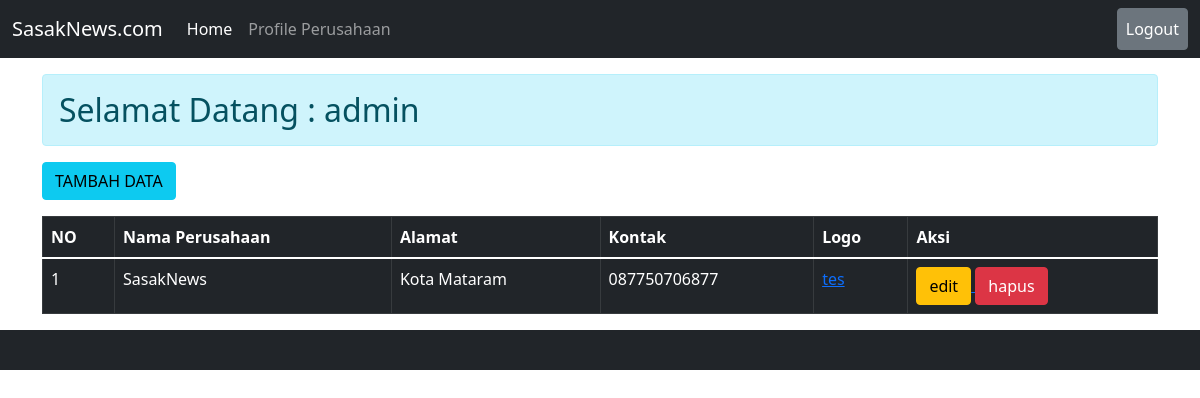
The page /admin/profil.php (signed in) on the database its author committed.
### tables this page shows
CREATE TABLE `tbl_profil_perusahaan` (
  `id_perusahaan` int(11) NOT NULL,
  `nama_perusahaan` varchar(255) NOT NULL,
  `alamat` text NOT NULL,
  `kontak` varchar(255) NOT NULL,
  `logo` varchar(255) NOT NULL
);

### admin/profil.php (the view, shortened to what this page needs)
<!DOCTYPE html>
<html lang="id">
<?php include 'layout/head.php'; ?>
<?php include 'layout/navbar.php'; ?>
<body>
    <div class="container">
        <h2 class="alert alert-info mt-3">Selamat Datang : <?php echo $_SESSION['nama']; ?></h2>
        <a href="tambah.php" class="btn btn-info mb-3"> TAMBAH DATA </a>
        <table class="table table-dark table-bordered">
            <thead>
                <tr>
                    <th>NO</th>
                    <th>Nama Perusahaan</th>
                    <th>Alamat</th>
                    <th>Kontak</th>
                    <th>Logo</th>
                    <th>Aksi</th>
                </tr>
            </thead>
            <tbody>
                <?php
                require 'koneksi.php';
                $query = "SELECT * FROM tbl_profil_perusahaan";
                $sql = mysqli_query($koneksi, $query);
                $no = 1;
                while ($data = mysqli_fetch_object($sql)) {
                ?>
                <tr>
                    <td> <?php echo $no++; ?> </td>
                    <td> <?php echo $data->nama_perusahaan; ?> </td>
                    <td> <?php echo $data->alamat ?> </td>
                    <td> <?php echo $data->kontak ; ?> </td>
                    <td> <a href="img/<?= $data->logo; ?>"><?= $data->logo; ?></a></td>
                    <td>
                        <a href="editprofil.php?id_perusahaan=<?=$data->id_perusahaan;?>">
                            <input type="submit" value="edit" class="btn btn-warning">
                        </a>
                        <?php
                        if ($_SESSION['hak_akses'] == 'admin') {
                        ?>
                        <a href="hapus.php?id=<?= $data->id;?>">
                            <input type="submit" value="hapus" onclick="return confirm('Yakin Hapus Data ?')" class="btn btn-danger">
                        </a>
                        <?php
                        }
                        ?>
                    </td>
                </tr>
                <?php
                }
                ?>
            </tbody>
        </table>
    </div>
</body>
<?php include 'layout/footer.php'; ?>
</html>

### rows shown on the page
tbl_profil_perusahaan: nama_perusahaan "SasakNews", alamat "Kota Mataram", kontak "087750706877", logo "tes"

### other values the page prints
$_SESSION['nama'] "admin"
